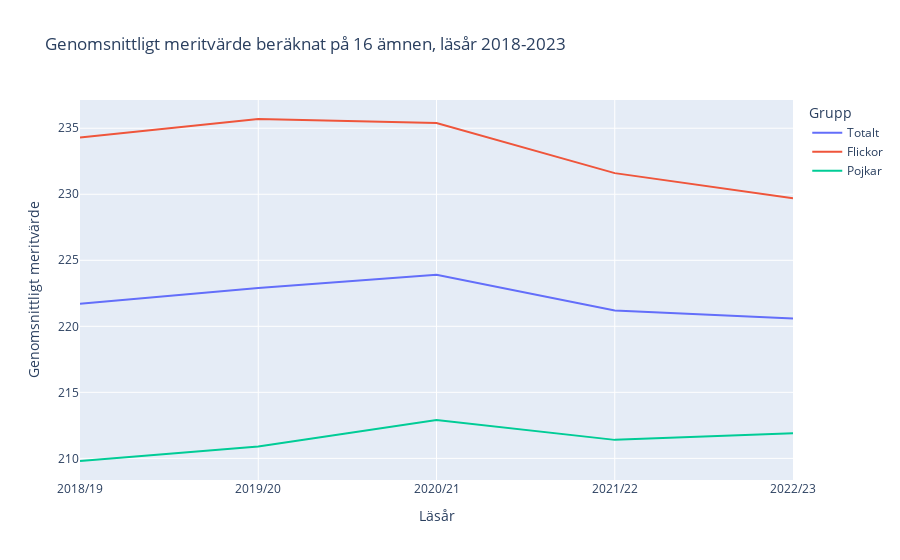

Here is the notebook cell this chart was saved with:
### Code cell
# - b) Rita ett linjediagram för meritvärde för 16 ämnen för totalt, flickor och pojkar för läsår 18-23.

df_16_merit = df_grad[["Key", "Genomsnittligt meritvärde beräknat på 16 ämnen"]].iloc[:5]

df_16_merit.columns =df_16_merit.columns.get_level_values(1)

df_16_merit

fig = px.line(
    df_16_merit, 
    x="Key", 
    y=["Totalt", "Flickor", "Pojkar"],
    title="Genomsnittligt meritvärde beräknat på 16 ämnen, läsår 2018-2023",
    labels={"value": "Genomsnittligt meritvärde", "Key": "Läsår", "variable": "Grupp"},
)

fig.update_xaxes(
    showspikes=True,
    spikedash="solid",
    spikecolor="gray",
    spikemode="across",
    spikesnap="cursor",
)
fig.update_layout(hovermode = "x")

# fig.write_html("visualiseringar/merit_16_grades_lineplot.html")

### Figure 1 — Plotly figure (JSON) as saved in the notebook; plotly's stock layout.template omitted (floating-point values rounded to 4 significant figures)
{"data": [{"hovertemplate": "Grupp=Totalt<br>Läsår=%{x}<br>Genomsnittligt meritvärde=%{y}<extra></extra>", "legendgroup": "Totalt", "line": {"color": "#636efa", "dash": "solid"}, "marker": {"symbol": "circle"}, "mode": "lines", "name": "Totalt", "orientation": "v", "showlegend": true, "type": "scatter", "x": ["2018/19", "2019/20", "2020/21", "2021/22", "2022/23"], "xaxis": "x", "y": [221.7, 222.9, 223.9, 221.2, 220.6], "yaxis": "y"}, {"hovertemplate": "Grupp=Flickor<br>Läsår=%{x}<br>Genomsnittligt meritvärde=%{y}<extra></extra>", "legendgroup": "Flickor", "line": {"color": "#EF553B", "dash": "solid"}, "marker": {"symbol": "circle"}, "mode": "lines", "name": "Flickor", "orientation": "v", "showlegend": true, "type": "scatter", "x": ["2018/19", "2019/20", "2020/21", "2021/22", "2022/23"], "xaxis": "x", "y": [234.3, 235.7, 235.4, 231.6, 229.7], "yaxis": "y"}, {"hovertemplate": "Grupp=Pojkar<br>Läsår=%{x}<br>Genomsnittligt meritvärde=%{y}<extra></extra>", "legendgroup": "Pojkar", "line": {"color": "#00cc96", "dash": "solid"}, "marker": {"symbol": "circle"}, "mode": "lines", "name": "Pojkar", "orientation": "v", "showlegend": true, "type": "scatter", "x": ["2018/19", "2019/20", "2020/21", "2021/22", "2022/23"], "xaxis": "x", "y": [209.8, 210.9, 212.9, 211.4, 211.9], "yaxis": "y"}], "layout": {"hovermode": "x", "legend": {"title": {"text": "Grupp"}, "tracegroupgap": 0}, "title": {"text": "Genomsnittligt meritvärde beräknat på 16 ämnen, läsår 2018-2023"}, "xaxis": {"anchor": "y", "domain": [0, 1], "showspikes": true, "spikecolor": "gray", "spikedash": "solid", "spikemode": "across", "spikesnap": "cursor", "title": {"text": "Läsår"}}, "yaxis": {"anchor": "x", "domain": [0, 1], "title": {"text": "Genomsnittligt meritvärde"}}}}
